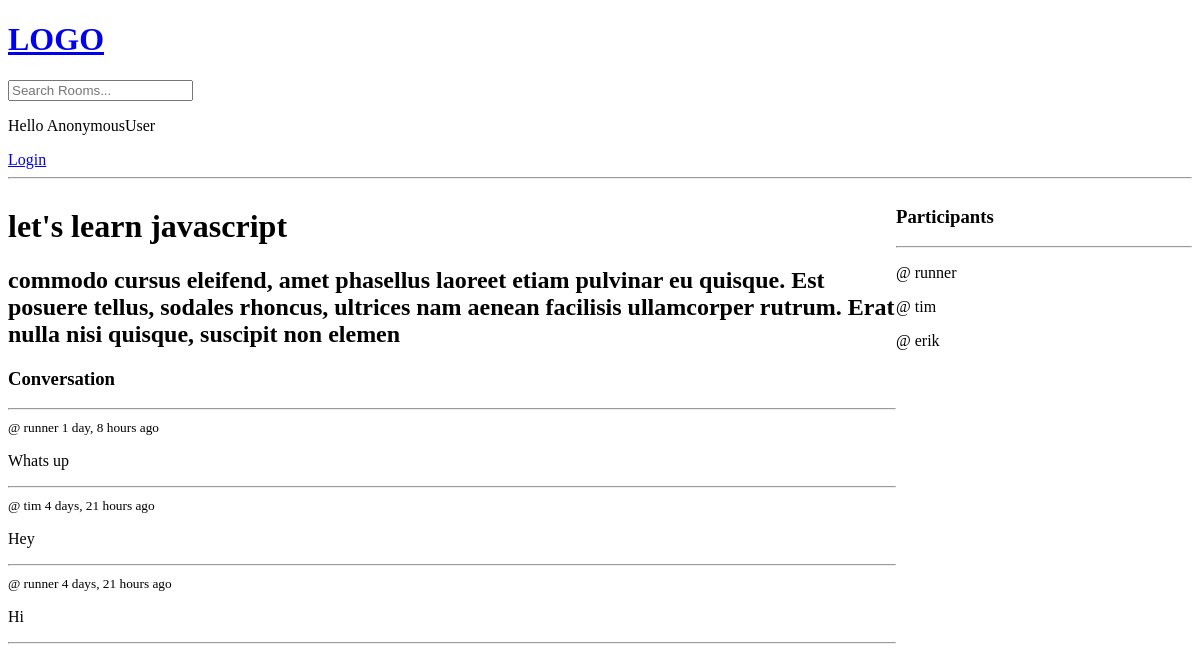
The app's page /room/1/, older data.
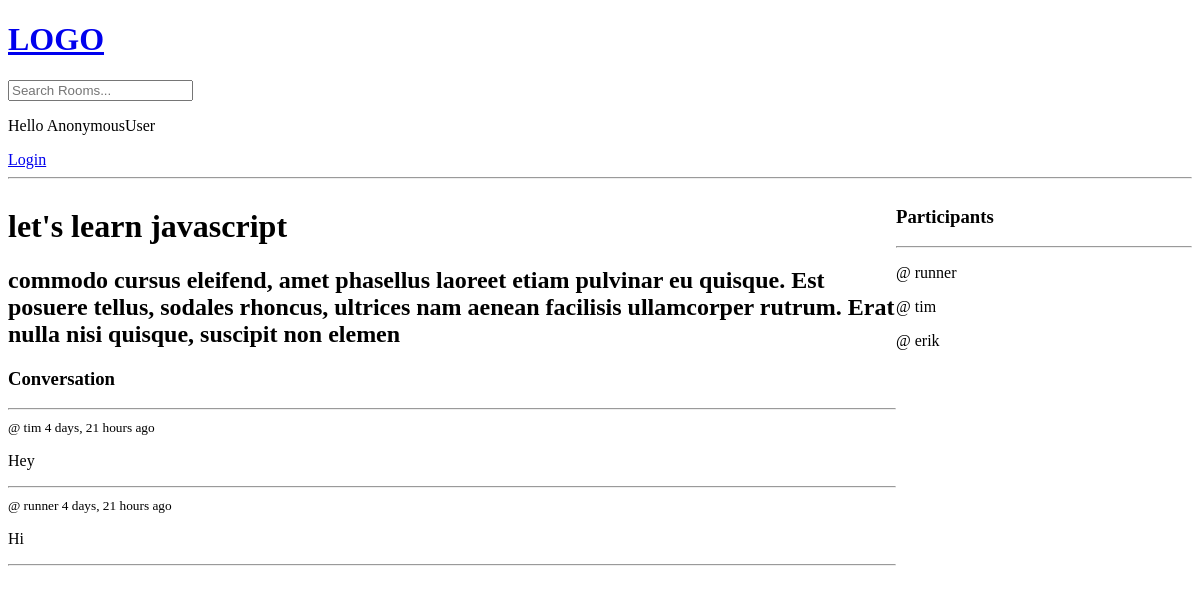
The same page, newer data.
### base/models.py (models this page shows, shortened)
class Message(models.Model):
  user = models.ForeignKey(User, on_delete=models.CASCADE)
  room = models.ForeignKey(Room, on_delete=models.CASCADE)
  body = models.TextField()
  updated = models.DateTimeField(auto_now=True)
  created = models.DateTimeField(auto_now_add = True)
  class Meta:
    ordering = ['-updated', '-created']

### base/views.py (the view)
# urls.py: path('room/<str:pk>/', views.room, name='room'),
def room(request, pk):
    room = Room.objects.get(id=pk)
    room_messages = room.message_set.all()
    participants = room.participants.all()
    if request.method == "POST":
        message = Message.objects.create(user=request.user,
                                         room=room,
                                         body=request.POST.get('body'))
        room.participants.add(request.user)
        return redirect('room', pk=room.id)
    context = {
        'room': room,
        'room_messages': room_messages,
        'participants': participants
    }
    return render(request, "base/room.html", context)

### base/templates/base/room.html (shortened to what this page needs)
{% extends 'main.html' %}
{% block content %}
<div class="room-container">
  <div>
    <h1> {{room.name}} </h1>
    <h2>{{ room.description }}</h2>
    <div class="comment-wrapper">
      <h3>Conversation</h3>
      <hr>
      {% for message in room_messages %}
        <div>
          <small>@ {{ message.user }}  {{message.created|timesince}} ago</small>
          <p>{{message.body}}</p>
          <hr>
        </div>
      {% endfor %}
    </div>
  </div>
  <div>
    <h3>Participants</h3>
    <hr>
    {% for participant in participants %}
      <p>@ {{participant.username}}</p>
    {% endfor %}
  </div>
</div>
{% endblock %}

Row changes from the older to the newer data that the page shows:
removed Message: user "runner", created "1 day, 8 hours", body "Whats up"
